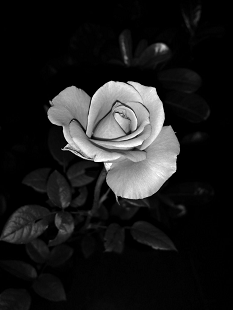
//> input picture samples/sample2_0.bmp, 233 x 310 px
$ ./assignment2_0   (built with g++ and OpenCV 4)
//> lines starting //> are read from the running program, lines starting //| are printed output that depends on the picture; after the words box and inside, x2 and y2 are one past the last pixel; in counts of white or black regions, pixels touching at a corner belong together
### examples.h
#pragma once

#include <iostream>
#include "opencv2/core/core.hpp"
#include "opencv2/imgcodecs.hpp"
#include "opencv2/highgui/highgui.hpp"
#include "opencv2/imgproc/imgproc.hpp"

namespace IPCVL {
	namespace EXAMPLE {
		void ChangeContrastAndBrightness(cv::InputArray src, cv::OutputArray dst, double alpha, int beta);
	} // namespace EXAMPLE
} // namespace IPCVL

### utils.h
#pragma once

#include <iostream>
#include "opencv2/core/core.hpp"
#include "opencv2/imgcodecs.hpp"
#include "opencv2/highgui/highgui.hpp"
#include "opencv2/imgproc/imgproc.hpp"

namespace IPCVL {
	namespace UTIL {
		enum CONNECTIVITIES {
			NAIVE_FOURWAY = 0,
			NAIVE_EIGHT_WAY,
			EFFICIENT_FOURWAY
		};
		int quantize(int a);
		double h_r(double model_hist[][64], double input_hist[][64], int j, int i);
		void GetHistogramImage(int* histogram, cv::OutputArray dst, int hist_w, int hist_h);
		void calcNormedHist(cv::InputArray src, double* histogram);
	} // namespace UTIL
} // namespace IPCVL

### imgproc.h
#pragma once

#include <iostream>
#include <queue>
#include <tuple>
#include "opencv2/core/core.hpp"
#include "opencv2/imgcodecs.hpp"
#include "opencv2/highgui/highgui.hpp"
#include "opencv2/imgproc/imgproc.hpp"
#include "utils.h"

namespace IPCVL {
	namespace IMG_PROC {
		void calcHist(cv::InputArray src, int* histogram);
		void calcHist_hs(cv::InputArray src, double histogram[][64]);
		void backprojectHistogram(cv::InputArray src_hsv, cv::InputArray face_hsv, cv::OutputArray dst);

		void thresh_binary(cv::InputArray src, cv::OutputArray dst, const int& threshold);
		void thresh_otsu(cv::InputArray src, cv::OutputArray dst);

		void flood_fill4(cv::Mat& l, const int& j, const int& i, const int& label);
		void flood_fill8(cv::Mat& l, const int& j, const int& i, const int& label);
		void efficient_flood_fill4(cv::Mat& l, const int& j, const int& i, const int& label);
		void flood_fill(cv::InputArray src, cv::OutputArray dst, const UTIL::CONNECTIVITIES& direction);
	} // namespace IMG_PROC
} // namespace IPCVL

### imgproc.cpp
#include "imgproc.h"

namespace IPCVL {
	namespace IMG_PROC {
		// [67 lines left out: functions calcHist, backprojectHistogram, calcHist_hs, not called in this run]

		void thresh_binary(cv::InputArray src, cv::OutputArray dst, const int& threshold) {
			cv::Mat srcMat = src.getMat();
			dst.create(srcMat.size(), CV_8UC1);
			cv::Mat outputMat = dst.getMat();

			for (int y = 0; y < srcMat.rows; y++) {
				for (int x = 0; x < srcMat.cols; x++) {

					if (srcMat.at<uchar>(y, x) < threshold) {
						outputMat.at<uchar>(y, x) = 0;
					}
					else {
						outputMat.at<uchar>(y, x) = 255;
					}
				}
			}
		}

		// [149 lines left out: functions thresh_otsu, flood_fill4, flood_fill8, efficient_flood_fill4, flood_fill, not called in this run]

	}  // namespace IMG_PROC
}

### assignment2_0.cpp
/* Assignment #0 */

#include <iostream>
#include "opencv2/core/core.hpp"
#include "opencv2/imgcodecs.hpp"
#include "opencv2/highgui/highgui.hpp"
#include "opencv2/imgproc/imgproc.hpp"
#include "imgproc.h" //-->> It should be Changed
#include "utils.h"
#include "examples.h"

int main() {
	cv::Mat srcMat = cv::imread("samples/sample2_0.bmp", cv::IMREAD_GRAYSCALE);
//> srcMat is the input picture: 310 rows x 233 cols, CV_8UC1; min 0, max 255, mean 28.9
	cv::Mat opencvResult, ourResult;
	const int THRESHOLD = 125;

	cv::threshold(srcMat, opencvResult, THRESHOLD, 255, cv::THRESH_BINARY);
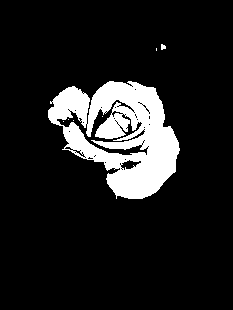
//> opencvResult: 310 rows x 233 cols, CV_8UC1; 12.2% white; 7 white regions (5 under 20 px), largest, box (x1, y1, x2, y2) and area: (48, 81, 180, 199) 8777, (161, 44, 166, 50) 23
	IPCVL::IMG_PROC::thresh_binary(srcMat, ourResult, THRESHOLD);
//> after the loop in thresh_binary, `for (int y = 0; y < srcMat.rows; y++)`: outputMat: 310 rows x 233 cols, CV_8UC1; 12.3% white; 7 white regions (5 under 20 px), largest, box (x1, y1, x2, y2) and area: (48, 81, 180, 199) 8828, (161, 44, 166, 50) 23

	//Sanity Check
	cv::Mat diff = cv::abs(ourResult / 255 - opencvResult / 255);
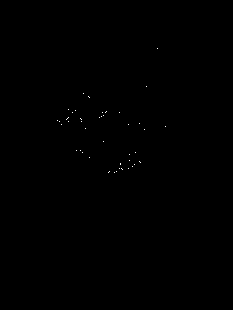
//> diff: 310 rows x 233 cols, CV_8UC1; values 0 (black) and 1 (white), 0.07% white in thin lines or dots, all inside (x1, y1, x2, y2) = (57, 48, 166, 173)
	double error = cv::sum(diff)[0] / (srcMat.cols * srcMat.rows);
//> error = 0.00072
	std::cout << "error: " << error << std::endl;
//| error: 0.000719922
	floorf(error * 100) / 100 == 0 ? std::cout << "PASS!!!" << std::endl : std::cout << "FAIL..." << std::endl;

	//Show Result
	cv::imshow("Input Image", srcMat);
	cv::imshow("Opencv Result", opencvResult);
	cv::imshow("Our Result", ourResult);
	cv::waitKey();

	return 0;
}
